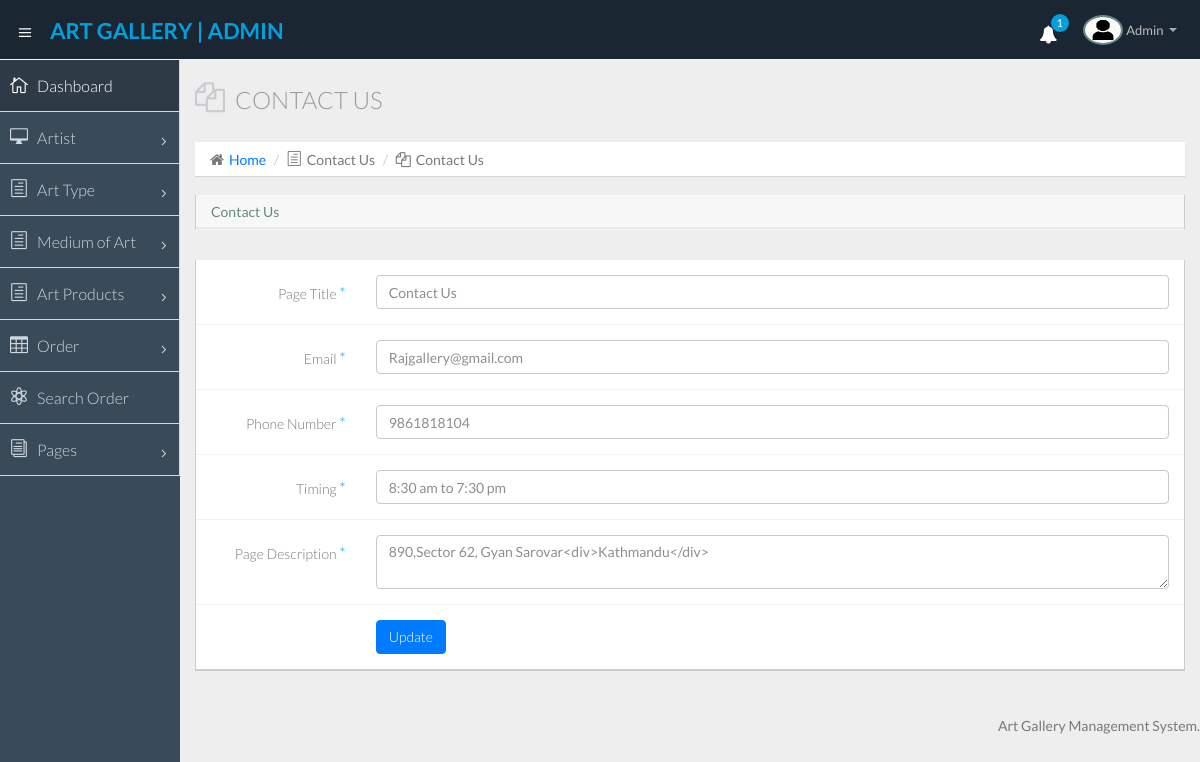
/admin/contactus.php (signed in), run on the app's committed database.
### tables this page shows
CREATE TABLE `tblpage` (
  `ID` int(10) NOT NULL,
  `PageType` varchar(200) DEFAULT NULL,
  `PageTitle` mediumtext DEFAULT NULL,
  `PageDescription` mediumtext DEFAULT NULL,
  `Email` varchar(200) DEFAULT NULL,
  `MobileNumber` bigint(10) DEFAULT NULL,
  `UpdationDate` date DEFAULT NULL,
  `Timing` varchar(200) NOT NULL
);

### admin/contactus.php (the view, shortened to what this page needs)
<?php
include('includes/dbconnection.php');
if (strlen($_SESSION['agmsaid']==0)) {
 header('location:logout.php');
  } else{
  ?>
<!DOCTYPE html>
<html lang="en">
<head>
  <link href="css/bootstrap.min.css" rel="stylesheet">
  <link href="css/bootstrap-theme.css" rel="stylesheet">
  <link href="css/elegant-icons-style.css" rel="stylesheet" />
  <link href="css/font-awesome.min.css" rel="stylesheet" />
  <link href="css/style.css" rel="stylesheet">
  <link href="css/style-responsive.css" rel="stylesheet" />
</head>
<body>
  <section id="container" class="">
    <?php include_once('includes/header.php');?>
   <?php include_once('includes/sidebar.php');?>
    <section id="main-content">
      <section class="wrapper">
        <div class="row">
          <div class="col-lg-12">
            <h3 class="page-header"><i class="fa fa-files-o"></i> Contact Us</h3>
            <ol class="breadcrumb">
              <li><i class="fa fa-home"></i><a href="dashboard.php">Home</a></li>
              <li><i class="icon_document_alt"></i>Contact Us</li>
              <li><i class="fa fa-files-o"></i>Contact Us</li>
            </ol>
          </div>
        </div>
        <div class="row">
          <div class="col-lg-12">
            <section class="panel">
              <header class="panel-heading">
                Contact Us
              </header>
            </section>
          </div>
        </div>
        <div class="row">
          <div class="col-lg-12">
            <section class="panel">
              <div class="panel-body">
                <div class="form">
  <?php
$ret=mysqli_query($con,"select * from  tblpage where PageType='contactus'");
while ($row=mysqli_fetch_array($ret)) {
?>
                  <form class="form-validate form-horizontal" method="post" action="">
                    <div class="form-group ">
                      <label for="fullname" class="control-label col-lg-2">Page Title <span class="required">*</span></label>
                      <div class="col-lg-10">
                        <input type="text" name="pagetitle" class=" form-control" required= "true" value="<?php  echo $row['PageTitle'];?>">
                      </div>
                    </div>
                    <div class="form-group ">
                      <label for="fullname" class="control-label col-lg-2">Email <span class="required">*</span></label>
                      <div class="col-lg-10">
                        <input type="text" name="email" class=" form-control" required= "true" value="<?php  echo $row['Email'];?>">
                      </div>
                    </div>
                      <div class="form-group ">
                      <label for="fullname" class="control-label col-lg-2">Phone Number <span class="required">*</span></label>
                      <div class="col-lg-10">
                        <input type="text" name="phonenum" class=" form-control" required= "true" value="<?php  echo $row['MobileNumber'];?>">
                      </div>
                    </div>
                    <div class="form-group ">
                      <label for="fullname" class="control-label col-lg-2">Timing <span class="required">*</span></label>
                      <div class="col-lg-10">
                        <input type="text" name="timing" class=" form-control" required= "true" value="<?php  echo $row['Timing'];?>">
                      </div>
                    </div>
                    <div class="form-group ">
                      <label for="address" class="control-label col-lg-2">Page Description <span class="required">*</span></label>
                      <div class="col-lg-10">
                         <textarea class=" form-control" id="pagedes" name="pagedes" type="text" required="true" value=""><?php  echo $row['PageDescription'];?></textarea>
                      </div>
                    </div>
                   <?php } ?>
                    <div class="form-group">
                      <div class="col-lg-offset-2 col-lg-10">
                        <button class="btn btn-primary" type="submit" name="submit">Update</button>
                      </div>
                    </div>
                  </form>
                </div>
              </div>
            </section>
          </div>
        </div>
      </section>
    </section>
     <?php include_once('includes/footer.php');?>
  </section>
</body>
</html>
<?php }  ?>

### admin/includes/header.php (shortened to what this page needs)
   <?php
include('includes/dbconnection.php');
?>
   <header class="header dark-bg">
      <div class="toggle-nav">
        <div class="icon-reorder tooltips" data-original-title="Toggle Navigation" data-placement="bottom"><i class="icon_menu"></i></div>
      </div>
<?php
$adid=$_SESSION['agmsaid'];
$ret=mysqli_query($con,"select AdminName from tbladmin where ID='$adid'");
$row=mysqli_fetch_array($ret);
$name=$row['AdminName'];
?>
      <a href="dashboard.php" class="logo"><span class="lite"><strong> ART GALLERY | Admin</strong></span></a>
      <div class="top-nav notification-row">
        <ul class="nav pull-right top-menu">
          <li id="alert_notificatoin_bar" class="dropdown">
            <?php
$ret1=mysqli_query($con,"select *from  tblorder where (Status='' ||  Status is null)");
$num1=mysqli_num_rows($ret1);?>
            <a data-toggle="dropdown" class="dropdown-toggle" href="#">
                            <i class="fa fa-bell" style="color:#fff;"></i>
                            <span class="badge bg-important"><?php echo $num1;?></span>
                        </a>
          </li>
          <li class="dropdown">
            <a data-toggle="dropdown" class="dropdown-toggle" href="#">
                            <span class="profile-ava">
                                <img alt="" src="images/av1.jpg" width="40" height="30">
                            </span>
                            <span class="username"><?php echo $name; ?></span>
                            <b class="caret"></b>
                        </a>
          </li>
        </ul>
      </div>
    </header>

### data on the page
tblpage: pagetitle "Contact Us", email "Rajgallery@gmail.com", phonenum "9861818104", timing "8:30 am to 7:30 pm", pagedes "890,Sector 62, Gyan Sarovar<div>Kathmandu</div>"

### other printed values
$num1 "1"
$name "Admin"
